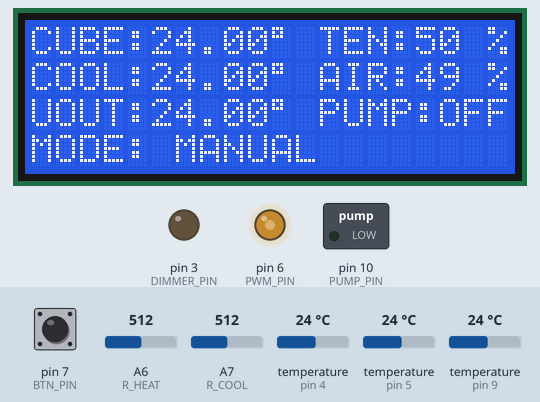
Recording of a sketch running on a simulated Arduino Nano, built with avr-gcc and run on an emulated ATmega328P. Parts: 20×4 character LCD, switched loads named in the sketch (green lamp = pin HIGH), output pins drawn as LEDs (lit = HIGH). Dashed ring = blinking. The inputs (shaded band) are chosen by the test bench; at power-on: pin 7 (BTN_PIN) HIGH, temperature (sensors on pin 5, pin 4, pin 9) 24 °C, A6 (R_HEAT) = 512, A7 (R_COOL) = 512.

Above: at 2.2 s.
3.3 s: pin 7 (BTN_PIN) pulled LOW for 1 s
At 4.4 s:
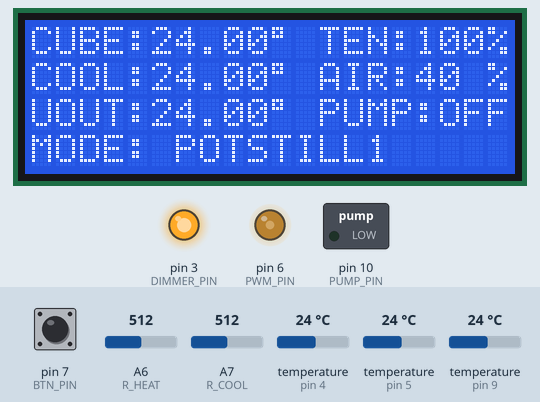
6.1 s: temperature (sensor on pin 5) set to 12 °C
At 7.9 s:
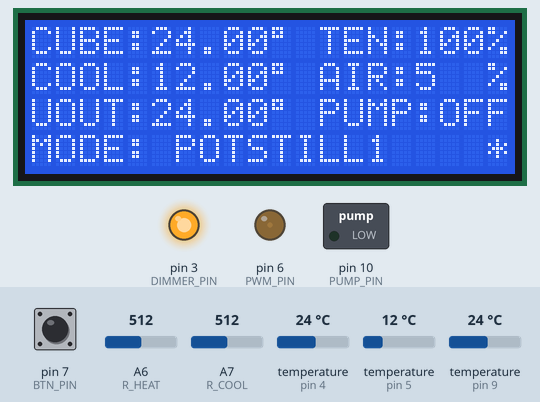
9.6 s: temperature (sensor on pin 5) set to 28 °C
At 10.9 s:
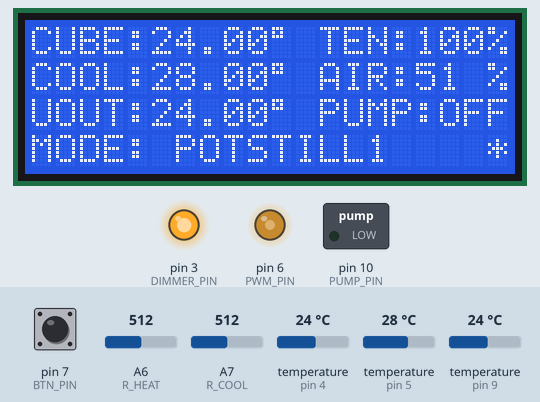
12.6 s: temperature (sensor on pin 5) set to 41 °C
At 14.0 s:
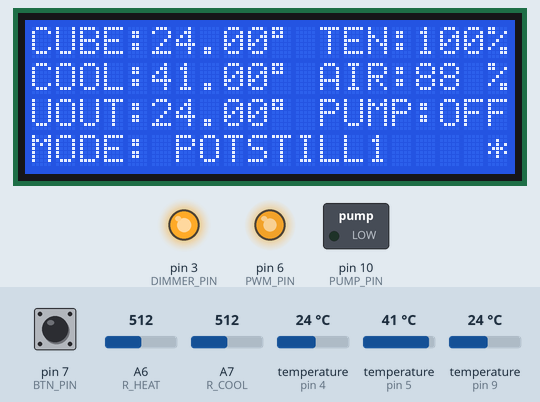
15.6 s: pin 7 (BTN_PIN) pulled LOW for 3.2 s
At 16.9 s:
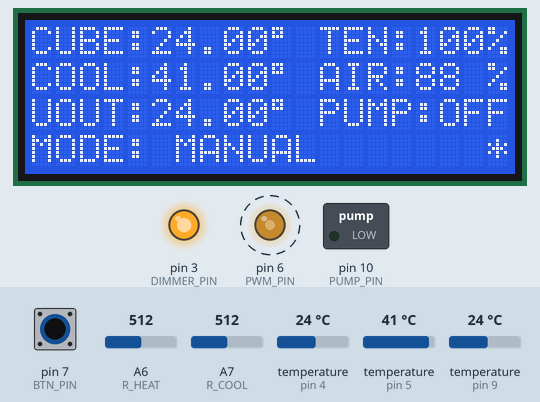
19.4 s: temperature (sensor on pin 4) set to 12 °C
At 20.4 s:
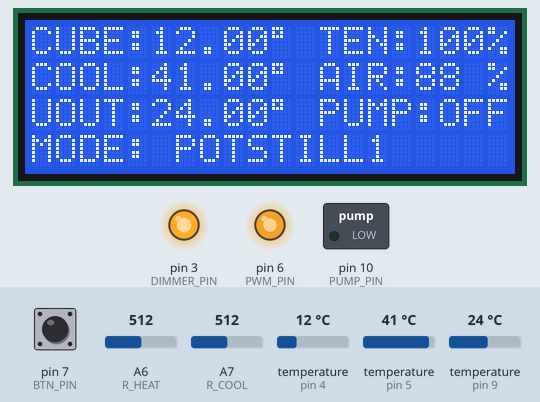
Timing chart, 0 to 22.4 s (numbered marks = the images above; inputs shaded):
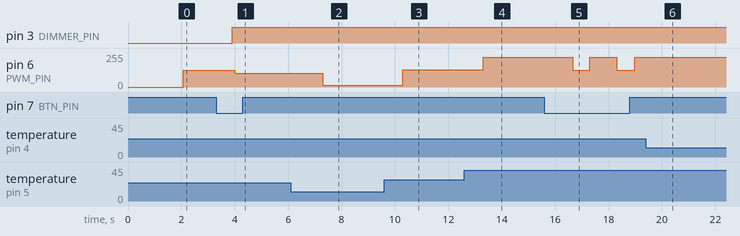

The sketch:

AUTOMATION_V2.5_POTSTILL.ino
```cpp
#include <LiquidCrystal_I2C.h>   //БИБЛИОТЕКА LCD ДИСПЛЕЯ
#include <GyverTimers.h>         //ТАЙМЕРЫ
#include <microDS18B20.h>        //ТЕМПЕРАТУРА DS18B20
//ПИНЫ
#define ZERO_PIN 2     // ПИН ДЕТЕКТОРА НУЛЯ
#define INT_NUM 0      // НОМЕР ПРЕРЫВАНИЯ ДЕТЕКТОРА НУЛЯ
#define DIMMER_PIN 3   // УПРАВЛЕНИЕ СИМИСТОРА
#define R_HEAT A6      // МОЩНОСТЬ НАГРЕВА
#define R_COOL A7      // СКОРОСТЬ КУЛЕРОВ
#define BTN_PIN 7      // КНОПКА
#define PWM_PIN 6      // ШИМ КУЛЕРОВ
#define PUMP_PIN 10    // MOSFET ПОМПА
#define TC_PIN 4       // ТЕМПЕРАТУРА КУБ
#define TW_PIN 5       // ТЕМПЕРАТУРА ВОДА
#define TUO_PIN 9      // ТЕМПЕРАТУРА УЗЕЛ ОТБОРА
//КОНСТАНТЫ РЕЖИМОВ
#define STOP_M1 98     // ТЕМПЕРАТУРА ОСТАНОВКИ РЕЖИМА 1
#define STOP_M2 96     // ТЕМПЕРАТУРА ОСТАНОВКИ РЕЖИМА 1
#define FAIL_STOP_C 99 // ТЕМПЕРАТУРА АВАРИЙНОЙ ОСТАНОВКИ(КУБ)
#define FAIL_STOP_W 45 // ТЕМПЕРАТУРА АВАРИЙНОЙ ОСТАНОВКИ(ВОДА)
#define P_START_C  70  // ТЕМПЕРАТУРА ВКЛ ПОМПЫ ПО КУБУ

//i2C ДИСПЛЕЯ ПОДКЛЮЧЕН НА A4(SDA), A5(SCL). ДИСПЛЕЙ 20x4
LiquidCrystal_I2C lcd(0x27, 20, 4);
//ИНИЦИАЛИЗАЦИЯ ДАТЧИКОВ ТЕМПЕРАТУРЫ. MicroDS18B20<PIN> <object_name>;
MicroDS18B20<TC_PIN> sensor_cube;
MicroDS18B20<TW_PIN> sensor_water;
MicroDS18B20<TUO_PIN> sensor_out;

//ОПРЕДЕЛЯЕМ ПЕРЕМЕННЫЕ
float cube_temp;        // ТЕМП. В КУБЕ (идет на дисплей)
float water_temp;       // ТЕМП. ВОДЫ В ОХЛАЖДЕНИИ (идет на дисплей)
float uo_temp;          // ТЕМП. УЗЛА ОТБОРА (идет на дисплей)
int mode = 3;           // ГЛАВНЫЙ РЕЖИМ РАБОТЫ. ПО УМОЛЧАНИЮ 3(РУЧНОЙ)
int pwm_pow;            // ШИМ КУЛЕРОВ (для дисплея)
int pwm_pow_map;        // ШИМ КУЛЕРОВ ДЛЯ РАСЧЕТОВ
int ten_pow;            // МОЩНОСТЬ ТЭН (для дисплея)
int ten_pow_map;        // МОЩНОСТЬ ТЭН ДЛЯ РАСЧЕТОВ
int dimmer;             // ДИММЕР. ХРАНИТ ВРЕМЯ ВКЛ СИМИСТОРА В мкс ОТ ПРОХОЖДЕНИЯ НУЛЯ СИНУСОИДОЙ
int rheat;              // ЧТЕНИЕ ЗАДАЮЩЕГО R НАГРЕВА
bool star;              //ФЛАГ ИНДИКАТОРА РАБОТЫ
String pump_state;      // ON/OFF ДЛЯ ДИСПЛЕЯ
String mode_desc;       // ОПИСАНИЕ РЕЖИМА ДЛЯ ДИСПЛЕЯ

//НАЧАЛЬНЫЕ УСТАНОВКИ
void setup() {
analogWrite(6, 0);      //КУЛЕРЫ НА НОЛЬ
lcd.init();             //INIT ДИСПЛЕЯ
lcd.backlight();        //ПОДСВЕТКА ВКЛ
// ЗАСТАВКА ПРИ СТАРТЕ
lcd.blink();
char line1[] = "SAMOGON";
char line2[] = "AUTOMATION V 2.1";
char line3[] = "....................";
lcd.setCursor(0, 0);
  for (int i = 0; i < strlen(line1); i++) {
    lcd.print(line1[i]);
    delay(40);
  }
lcd.setCursor(0, 1);
  for (int i = 0; i < strlen(line2); i++) {
    lcd.print(line2[i]);
    delay(40);
  }
lcd.noBlink();
lcd.setCursor(0, 3);
  for (int i = 0; i < strlen(line3); i++) {
    lcd.print(line3[i]);
    delay(50);
  }
// КОНЕЦ ОТРИСОВКИ
//ОЧИЩАЕМ ДИСПЛЕЙ ПЕРЕД СЛЕДУЮЩИМ ЭКРАНОМ
lcd.clear();
///ДЛЯ РЕГУЛИРОВКИ ТЭНА ЧЕРЕЗ GyverTimers И СИМИСТОР
pinMode(ZERO_PIN, INPUT_PULLUP);
pinMode(DIMMER_PIN, OUTPUT);
attachInterrupt(INT_NUM, isr, FALLING);  // прерывание. для самодельной схемы - FALLING (по падению на детекторе)
Timer2.enableISR(); //включили таймер и повесили на него действие
//ЗАДАЕМ PIN MODE
pinMode(R_HEAT, INPUT);
pinMode(R_COOL, INPUT);
pinMode(BTN_PIN, INPUT_PULLUP);
pinMode(PWM_PIN, OUTPUT);
pinMode(PUMP_PIN, OUTPUT);
// КОНЕЦ setup()
}

void loop() {
//###############################
//ПОЛУЧЕНИЕ ТЕМПЕРАТУР С ДАТЧИКОВ
static uint32_t tmr_temp;
if (millis() - tmr_temp >= 1000) {
  tmr_temp = millis();
if (sensor_cube.readTemp()) {
    cube_temp = sensor_cube.getTemp();
    sensor_cube.requestTemp();
}
else {
  sensor_cube.requestTemp();
}
  if (sensor_water.readTemp()) {
    water_temp = sensor_water.getTemp();
    sensor_water.requestTemp();
  }
  else {
    sensor_water.requestTemp();
  }
  if (sensor_out.readTemp()) {
    uo_temp = sensor_out.getTemp();
    sensor_out.requestTemp();
  }
  else {
    sensor_out.requestTemp();
  }
// КОНЕЦ ОПРОСА ДАТЧИКОВ
}

//########################################################
//ВЫБОР РЕЖИМА ПО НАЖАТИЮ КНОПКИ. ОПРОС КНОПКИ РАЗ В 0.9 СЕК
static uint32_t tmr_mode;
if (millis() - tmr_mode >= 550) {
    tmr_mode = millis();
if (!digitalRead(BTN_PIN)) {
mode = mode + 1;
if (mode > 3) {        //ТУТ ЗАДАЕМ МАКСИМАЛЬНОЕ ЧИСЛО РЕЖИМОВ
  mode = 1;
  }
 }
// ЗАДАЕМ ОПИСАНИЕ РЕЖИМОВ ДЛЯ ОТОБРАЖЕНИЯ НА ДИСПЛЕЕ
if (mode == 1) mode_desc = "POTSTILL1";
if (mode == 2) mode_desc = "POTSTILL2";
if (mode == 3) mode_desc = "MANUAL   ";
// КОНЕЦ ОПРОСА КНОПКИ И ВЫБОРА РЕЖИМА
}

//#############################################
// ЗАДАНИЕ МОЩНОСТИ ТЭНа ПО РЕЖИМАМ
// РЕЖИМ "POTSTILL" ПЕРВОЙ ПЕРЕГОНКИ (АВТО)
static uint32_t tmr_pstill;
if (millis() - tmr_pstill >= 250) {
    tmr_pstill = millis();
if (mode == 1 && cube_temp < 75 ) {
  detachInterrupt(INT_NUM);
  ten_pow = 100;
  digitalWrite(DIMMER_PIN, 1);
 }
if (mode == 1 && cube_temp >= 75) {
    attachInterrupt(INT_NUM, isr, FALLING);
    dimmer = map(cube_temp, 75, 98, 4000, 2500); // МЕНЯЕТСЯ ОТ 60% до 75%
    ten_pow = map(dimmer, 9000, 500, 0, 100);
 }
// РЕЖИМ "POTSTILL 2" ВТОРОЙ ПЕРЕГОНКИ (МОЩНОСТЬ НИЖЕ)
if (mode == 2 && cube_temp < 75 ) {
  detachInterrupt(INT_NUM);
  ten_pow = 100;
  digitalWrite(DIMMER_PIN, 1);
 }
if (mode == 2 && cube_temp >= 75) {
    attachInterrupt(INT_NUM, isr, FALLING);
    dimmer = map(cube_temp, 75, 96, 5000, 3500); // МЕНЯЕТСЯ ОТ 50% ДО 65%
    ten_pow = map(dimmer, 9000, 500, 0, 100);
 }
// РУЧНОЙ
if (mode == 3){
  rheat = analogRead(R_HEAT);
if (rheat < 1000 && rheat >= 100) {
  attachInterrupt(INT_NUM, isr, FALLING);
  dimmer = map(rheat, 0, 1024, 9000, 500);
  ten_pow = map(rheat, 0, 1024, 0, 100);
 }
if (rheat >= 1000) {
  detachInterrupt(INT_NUM);
  ten_pow = 100;
  digitalWrite(DIMMER_PIN, 1);
 }
if (rheat < 100) {
  detachInterrupt(INT_NUM);
  ten_pow = 0;
  digitalWrite(DIMMER_PIN, 0);
 }
}
// КОНЕЦ УПРАВЛЕНИЯ МОЩНОСТЬЮ ТЭНа
}

//#################################################
// УПРАВЛЕНИЕ ПОМПОЙ (АСИНХРОННО)
static uint32_t tmr_pump;
if (millis() - tmr_pump >= 452) {
    tmr_pump = millis();
if (cube_temp >= P_START_C) {
  digitalWrite(PUMP_PIN, 1);
  pump_state = " ON";
 }
else {
  digitalWrite(PUMP_PIN, 0);
  pump_state = "OFF";
 }
// КОНЕЦ УПРАВЛЕНИЯ ПОМПОЙ
}

//##################################################
// УПРАВЛЕНИЕ КУЛЕРАМИ (АСИНХРОННОЕ)
static uint32_t tmr_air;
if (millis() - tmr_air >= 321) {
    tmr_air = millis();
if (mode != 3 && water_temp >= 10) {
  pwm_pow_map = map(water_temp, 10, 45, 0, 255);
  analogWrite(PWM_PIN, pwm_pow_map);
  pwm_pow = map(pwm_pow_map, 0, 255, 0, 100);
 }
if (mode !=3 && water_temp < 10) {
  pwm_pow = 0;
 }
if (mode == 3) {
  pwm_pow_map = map(analogRead(R_COOL), 0, 1024, 0, 255);
  analogWrite(PWM_PIN, pwm_pow_map);
  pwm_pow = map(pwm_pow_map, 0, 255, 0, 100);
 }
// КОНЕЦ УПРАВЛЕНИЯ КУЛЕРАМИ
}

//######################################
// ОСТАНОВКИ (СИНХРОННО ДЛЯ УМЕНЬШЕНИЯ ВРЕМЕНИ РЕАКЦИИ)
// POTSTILL_1
if (mode == 1 && cube_temp >= STOP_M1) {
  stop_norm();
}
// POTSTILL_2
if (mode == 2 && cube_temp >= STOP_M2) {
  stop_norm();
}
// АВАРИЙНАЯ ПО КУБУ
if (cube_temp >= FAIL_STOP_C) {
  stop_cube();
}
// АВАРИЙНАЯ ПО ВОДЕ
if (water_temp >= FAIL_STOP_W) {
  stop_water();
}

// ##################################################
// ВЫВОД НА ДИСПЛЕЙ ИНФОРМАЦИИ ПО ТАЙМЕРУ РАЗ В 500мс
static uint32_t tmr;
if (millis() - tmr >= 500) {
    tmr = millis();
// вывод температуры куба
 lcd.setCursor(0,0);
 lcd.print("CUBE:");
 lcd.setCursor(5,0);
 lcd.print(cube_temp);
 lcd.setCursor(10,0);
 lcd.write(223); // значек градуса из таблицы дисплея
 // вывод мощности нагрева в % от максимальной
 lcd.setCursor(12,0);
 lcd.print("TEN:");
 lcd.setCursor(16,0);
 lcd.print("   ");
 lcd.setCursor(16,0);
 lcd.print(ten_pow);
 lcd.setCursor(19,0);
 lcd.print("%");
// вывод температуры воды в контуре охлаждения
 lcd.setCursor(0,1);
 lcd.print("COOL:");
 lcd.setCursor(5,1);
 lcd.print(water_temp);
 lcd.setCursor(10,1);
 lcd.write(223);
// вывод мощности PWM кулеров охлаждения воды
 lcd.setCursor(12,1);
 lcd.print("AIR:");
 lcd.setCursor(16,1);
 lcd.print("   ");
 lcd.setCursor(16,1);
 lcd.print(pwm_pow);
 lcd.setCursor(19,1);
 lcd.print("%");
// вывод температуры узла отбора
 lcd.setCursor(0,2);
 lcd.print("UOUT:");
 lcd.setCursor(5,2);
 lcd.print(uo_temp);
 lcd.setCursor(10,2);
 lcd.write(223);
// вывод статуса помпы
 lcd.setCursor(12,2);
 lcd.print("PUMP:");
 lcd.setCursor(17,2);
 lcd.print(pump_state);
 // вывод режима работы
 lcd.setCursor(0,3);
 lcd.print("MODE:");
 lcd.setCursor(6,3);
 lcd.print(mode_desc);
// МИГАЕМ ЗВЕЗДОЧКОЙ В УГЛУ. ИНДИКАТОР РАБОТЫ КОНТРОЛЛЕРА
if (star == 1) {
  lcd.setCursor(19,3);
  lcd.print("*");
  star = 0;
}
else {
   lcd.setCursor(19,3);
   lcd.print(" ");
   star = 1;
}
// КОНЕЦ ВЫВОДА НА ДИСПЛЕЙ ПО ТАЙМЕРУ
 }
//#################
// КОНЕЦ ЦИКЛА LOOP
}

// ДОПОЛНИТЕЛЬНЫЕ ФУНКЦИИ
// ОБРАБОТЧИК ПРЕРЫВАНИЯ ДЕТЕКТОРУ НУЛЯ РЕГУЛЯТОРА ТЭН
void isr() {
  static int lastDim;
  if (lastDim != dimmer) Timer2.setPeriod(lastDim = dimmer);
  else Timer2.restart();
}
// ОБРАБОТЧИК ТАЙМЕРА РЕГУЛЯТОРА ТЭН
ISR(TIMER2_A) {
  digitalWrite(DIMMER_PIN, 1);  // включаем симистор на оставшейся длине полуволны после отсчета таймером
  Timer2.stop();                // останавливаем таймер до следующего прерывания где он будет перезапущен
  digitalWrite(DIMMER_PIN, 0);  // выставляем 0 на оптопаре сразу, но симистор остается открытым до прохождения нуля в напряжении сети.
}
//НОРМАЛЬНЫЙ СТОП
void stop_norm() {
lcd.clear();
while (true) {
    lcd.setCursor(0,1);
    lcd.print("NORMAL STOP");
    detachInterrupt(INT_NUM);    // отцепляем прерывание
    digitalWrite(DIMMER_PIN, 0); // выключаем тиристор принудительно
    digitalWrite(PUMP_PIN, 0);   // выключаем помпу
    analogWrite(PWM_PIN, 0);     // выставляем минимум на кулеры
    delay(1000);                 // повторяем бесконечно, раз в секунду
  }
}
//АВАРИЙНЫЙ СТОП ПО ВОДЕ
void stop_water() {
lcd.clear();
while (true) {
    lcd.setCursor(0,1);
    lcd.print("ERR:WATER OVRHEAT");
    detachInterrupt(INT_NUM);
    digitalWrite(DIMMER_PIN, 0);  //отцепляем прерывание
    digitalWrite(PUMP_PIN, 0);    //выключаем помпу
    analogWrite(PWM_PIN, 0);      //выставляем минимум на кулеры
    delay(1000);                  //повторяем бесконечно, раз в секунду
  }
}
//АВАРИЙНЫЙ СТОП ПО КУБУ
void stop_cube() {
lcd.clear();
while (true) {
    lcd.setCursor(0,1);
    lcd.print("ERR:CUBE OVRHEAT");
    detachInterrupt(INT_NUM);
    digitalWrite(DIMMER_PIN, 0);  //отцепляем прерывание
    digitalWrite(PUMP_PIN, 0);    //выключаем помпу
    analogWrite(PWM_PIN, 0);      //выставляем минимум на кулеры
    delay(1000);                  //повторяем бесконечно, раз в секунду
  }
}
// THE END
```

Measured:
- after the input at 3.3 s, pin 3 (DIMMER_PIN): LOW → HIGH after 0.61 s; pin 6 (PWM_PIN): 127/255 → 102/255 after 0.69 s; the display: first differs from a run without the input after 0.86 s (image 1)
- after the input at 6.1 s, pin 6 (PWM_PIN): 102/255 → 14/255 after 1.2 s; the display: first differs from a run without the input after 1.0 s (image 2 shows a later state)
- after the input at 9.6 s, pin 6 (PWM_PIN): 14/255 → 131/255 after 0.70 s; the display: first differs from a run without the input after 0.52 s (image 3 shows a later state)
- after the input at 12.6 s, pin 6 (PWM_PIN): 131/255 → 225/255 after 0.70 s; the display: first differs from a run without the input after 0.52 s (image 4 shows a later state)
- after the input at 15.6 s, pin 6 (PWM_PIN): alternates 225/255 for 1.0 s and 127/255 for 0.66 s, starting after 1.1 s; the display: first differs from a run without the input after 0.56 s (image 5 shows a later state)
- after the input at 19.4 s, the display: first differs from a run without the input after 0.72 s (image 6 shows a later state)
- what the display in image 5 shows lasts 0.5 s, from 16.7 s to 17.2 s
